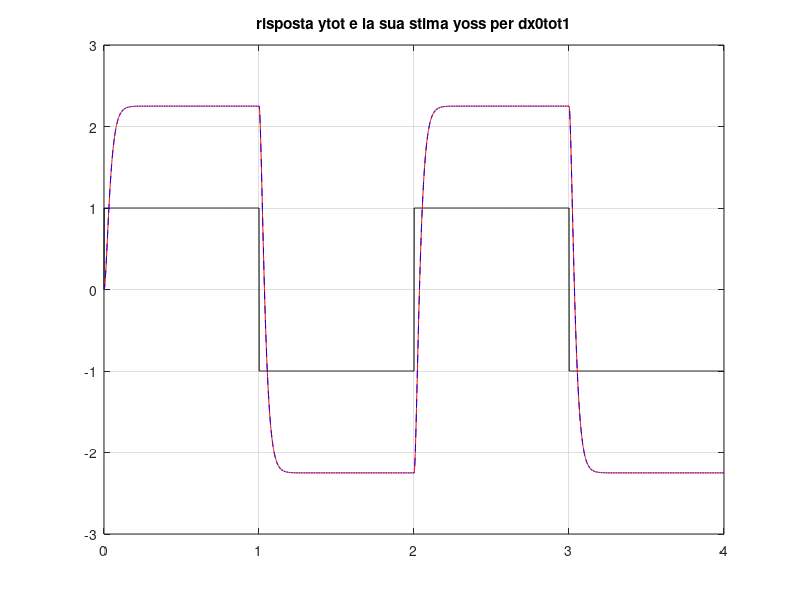
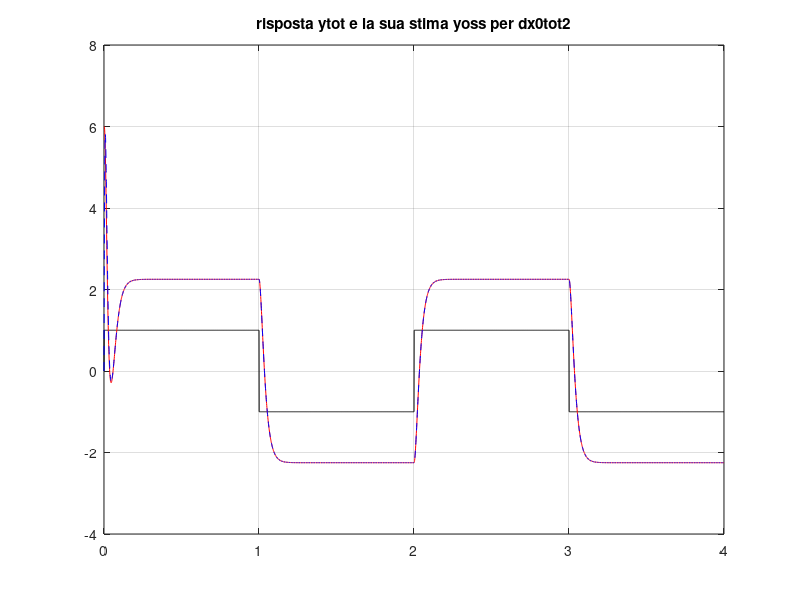
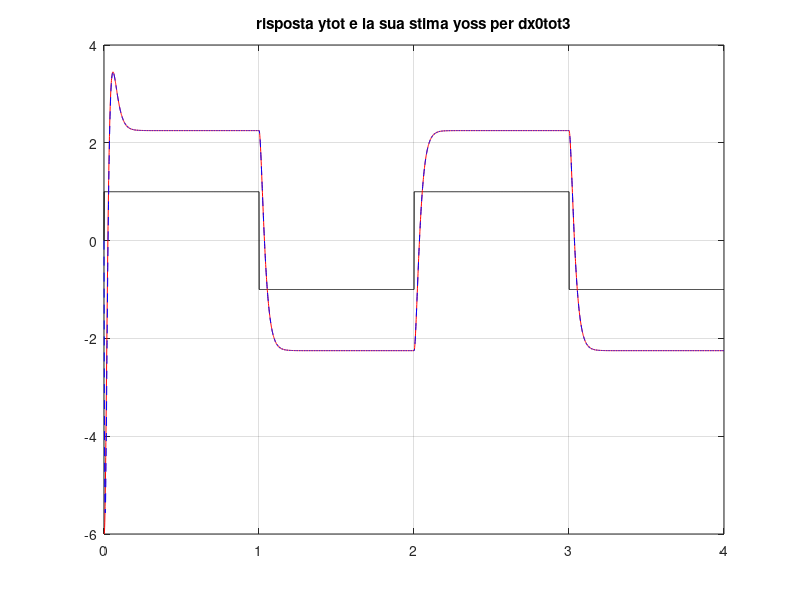
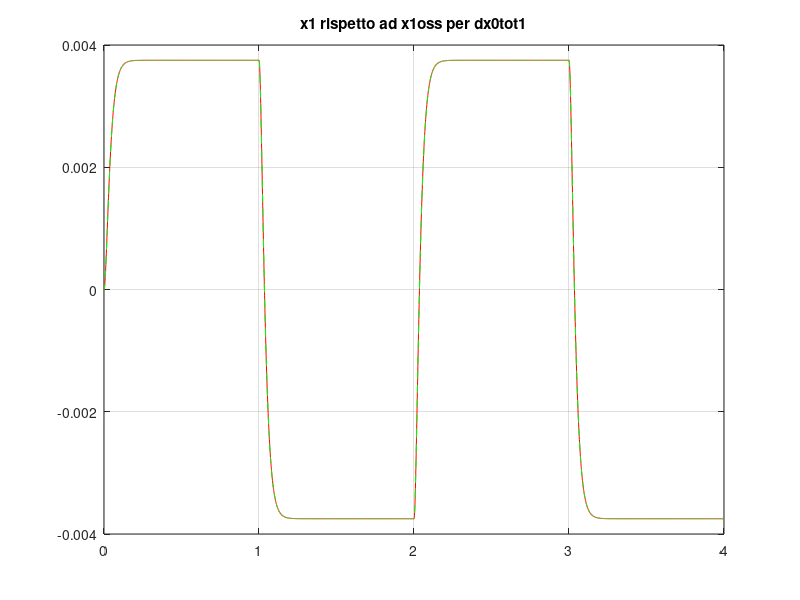

Write MATLAB code to recreate these figures, in order.
close all
clear all

%% POSIZIONAMENTO DEI POLI MEDIANTE REGOLATORE

A = [0,1;900,1];
B = [0;-9];
C = [600,0];
D = [0];

%autovalori dell osservatore:
lOss1 = -120;
lOss2 = -180;
%autovalori imposti dalla retroazione:
l1 = -40;
l2 = -60;

%% PARTE 1:
%si analizzino le proprieta di raggiungibilita e di osservabilita del sis
%A,B raggiungibile e A,C osservabile

Mr = ctrb(A,B)
Mo = obsv(A,C)

rMr = rank(Mr)
rMo = rank(Mo)

%se rMr == rMo --> il sistema e oss e ragg

%% PARTE 2 :
%progetto del vettore colonna L
Pl = [lOss1,lOss2];
L = place(A',C',Pl)';
%verifico
eigAminLC = eig(A-L*C)

%% PARTE 3:
%progetto del vettore riga K

Pk = [l1,l2];
K = place(A,B,Pk);
%verifico
eigAminBK = eig(A-B*K)

%% PARTE 4 :
%scelta del parametro alpha
alpha=-1;
% Per imporre la condizione di regolazione dell'uscita, basta scommentare:
% alpha=inv(-(C-D*K)*inv(A-B*K)*B+D)

%definizione del sistema controllato mediante regolatore dinamico
Areg = [A,-B*K;L*C,A-B*K-L*C];
Breg = [alpha*B; alpha*B];
Creg = [C,-D*K; zeros(size(C)),C-D*K];
Dreg = [alpha*D; alpha*D];

%% PARTE 5 :
%simulare evoluzione di dxtot e dytot ad un ingresso = onda quadra a freq
%0.5 Hz e 2VPP
%dati i seguenti valori dello stato iniziali:
dx01 = [0;0];
dx02 = [0.01;0];
dx03 = [-0.01;0];

%ingresso
t=0:.001:4;
r = sign(sin(2*pi*0.5*t));

%sistema
sRegolato = ss(Areg,Breg,Creg,Dreg);

%xo osservato
dx0oss = [0;0];

%xtot
dx0tot1 = [dx01;dx0oss];
dx0tot2 = [dx02;dx0oss];
dx0tot3 = [dx03;dx0oss];

%simulazione
[yreg1,T1,xreg1] = lsim(sRegolato,r,t,dx0tot1);
[yreg2,T2,xreg2] = lsim(sRegolato,r,t,dx0tot2);
[yreg3,T3,xreg3] = lsim(sRegolato,r,t,dx0tot3);

%grafici
%plot dell uscita

figure, plot(t,r,'k',T1,yreg1(:,1),'r',T1,yreg1(:,2),'b--'),grid on,
title('risposta ytot e la sua stima yoss per dx0tot1')

figure, plot(t,r,'k',T2,yreg2(:,1),'r',T2,yreg2(:,2),'b--'),grid on,
title('risposta ytot e la sua stima yoss per dx0tot2')

figure, plot(t,r,'k',T3,yreg3(:,1),'r',T3,yreg3(:,2),'b--'),grid on,
title('risposta ytot e la sua stima yoss per dx0tot3')

%plot dello stato
%xreg1 rispetto xoss1
figure, plot(T1,xreg1(:,1),'r',T1,xreg1(:,3),'g--'), grid on,
title('x1 rispetto ad x1oss per dx0tot1')

figure, plot(T2,xreg2(:,1),'r',T2,xreg2(:,3),'g--'), grid on,
title('x1 rispetto ad x1oss per dx0tot2')

figure, plot(T3,xreg3(:,1),'r',T3,xreg3(:,3),'g--'), grid on,
title('x1 rispetto ad x1oss per dx0tot3')

%xtot2 rispetto a xoss2
figure, plot(T1,xreg1(:,2),'r',T1,xreg1(:,4),'g--'), grid on,
title('x2 rispetto ad x2oss per dx0tot1')

figure, plot(T2,xreg2(:,2),'r',T2,xreg2(:,4),'g--'), grid on,
title('x2 rispetto ad x2oss per dx0tot2')

figure, plot(T3,xreg3(:,2),'r',T3,xreg3(:,4),'g--'), grid on,
title('x2 rispetto ad x2oss per dx0tot3')
